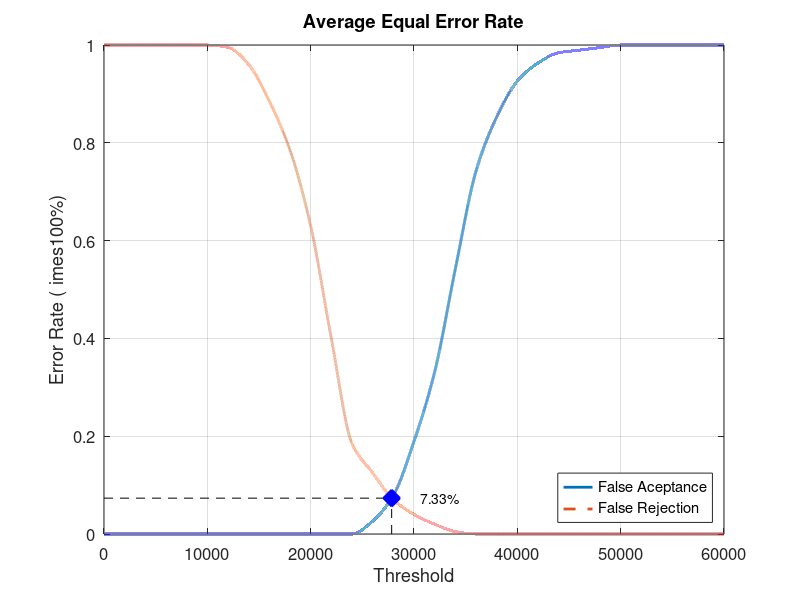
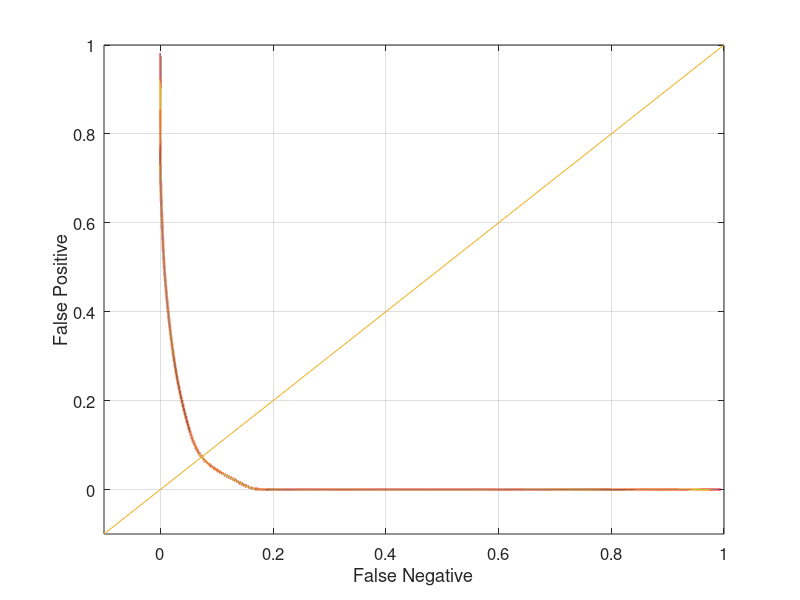

The MATLAB source for these figures, in order:
close all;
clear;
clc;
x = 0:2000:60000;
xq = 0:0.5:60000;

y0 = [0 0 0 0 0 0 0 0 0 0 0 0 0 0.0263158 0.0789474 0.189474 0.331579 0.542105 0.742105 0.852632 0.926316 0.963158 0.984211 0.989474 0.994737 1 1 1 1 1 1]
yy0 = interp1(x, y0, xq, 'pchip');
y1 = [1 1 1 1 1 1 0.995 0.96 0.885 0.785 0.63 0.4 0.185 0.125 0.07 0.04 0.02 0.005 0 0 0 0 0 0 0 0 0 0 0 0 0]
yy1 = interp1(x, y1, xq, 'pchip');

% Calculating EER: 
y2 = abs(y0 - y1);
find(y2 == min(y2))
yy2 = abs(yy0 - yy1);
xEER = find(yy2 == min(yy2));
xEERIndex = xq(xEER) % X-axis EER
yEER = yy0(xEER) % Y-axis EER

main = figure
plot(xq, yy0,'-','LineWidth', 2);	hold on
plot(xq, yy1,'--','LineWidth', 2);	hold on
plot([xEERIndex xEERIndex], [0 yEER], 'k--');	hold on
plot([0 xEERIndex], [yEER yEER], 'k--');	hold on
plot(xEERIndex, yEER, 'bx', 'LineWidth', 10);	hold on
text(xEERIndex + 10 * xEERIndex / 100, yEER, [num2str(round((10000 * yEER)) / 100) '%'])
legend('False Aceptance', 'False Rejection', 'Location', 'SouthEast')
xlabel('Threshold')
ylabel('Error Rate (	imes100%)')
title('Average Equal Error Rate')
set(gca, 'FontSize', 12)
axis([0 60000 0 1])
grid on

print(main, 'Database5_3Main', '-dpng');
FNRxFPR = figure('Color', [1 1 1]);
plot(yy1, yy0, '-', yy1, yy0, 'LineWidth', 2);
hold on
y = -0.1:0.1:1
plot(y, y); 
set(gca, 'FontSize', 12)
xlabel('False Negative')
ylabel('False Positive')
axis([-0.1 1 -0.1 1])
set(gca, 'FontSize', 12)
grid on

print(FNRxFPR, 'Database5_3FNRxFPR','-dpng');
